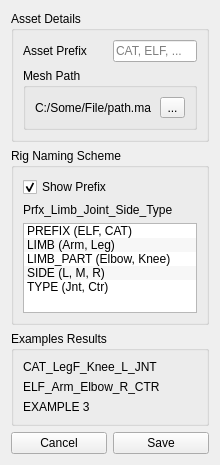
<?xml version="1.0" encoding="UTF-8"?>
<ui version="4.0">
 <class>Form</class>
 <widget class="QWidget" name="Form">
  <property name="geometry">
   <rect>
    <x>0</x>
    <y>0</y>
    <width>220</width>
    <height>441</height>
   </rect>
  </property>
  <property name="windowTitle">
   <string>Rig Setup</string>
  </property>
  <layout class="QHBoxLayout" name="horizontalLayout_2">
   <item>
    <layout class="QVBoxLayout" name="verticalLayout">
     <item>
      <widget class="QGroupBox" name="groupBox_3">
       <property name="title">
        <string>Asset Details</string>
       </property>
       <layout class="QHBoxLayout" name="horizontalLayout_3">
        <item>
         <layout class="QVBoxLayout" name="verticalLayout_4">
          <item>
           <layout class="QHBoxLayout" name="horizontalLayout_4">
            <item>
             <widget class="QLabel" name="label_5">
              <property name="text">
               <string>Asset Prefix</string>
              </property>
             </widget>
            </item>
            <item>
             <widget class="QLineEdit" name="lineEdit">
              <property name="sizePolicy">
               <sizepolicy hsizetype="Ignored" vsizetype="Fixed">
                <horstretch>0</horstretch>
                <verstretch>0</verstretch>
               </sizepolicy>
              </property>
              <property name="text">
               <string/>
              </property>
              <property name="maxLength">
               <number>5</number>
              </property>
              <property name="placeholderText">
               <string>CAT, ELF, ...</string>
              </property>
             </widget>
            </item>
           </layout>
          </item>
          <item>
           <widget class="QGroupBox" name="groupBox_4">
            <property name="title">
             <string>Mesh Path</string>
            </property>
            <layout class="QHBoxLayout" name="horizontalLayout_22">
             <item>
              <layout class="QHBoxLayout" name="horizontalLayout_24">
               <item>
                <widget class="QLabel" name="label_6">
                 <property name="text">
                  <string>C:/Some/File/path.ma</string>
                 </property>
                </widget>
               </item>
               <item>
                <widget class="QToolButton" name="toolButton">
                 <property name="maximumSize">
                  <size>
                   <width>25</width>
                   <height>16777215</height>
                  </size>
                 </property>
                 <property name="text">
                  <string>...</string>
                 </property>
                </widget>
               </item>
              </layout>
             </item>
            </layout>
           </widget>
          </item>
         </layout>
        </item>
       </layout>
      </widget>
     </item>
     <item>
      <widget class="QGroupBox" name="groupBox">
       <property name="title">
        <string>Rig Naming Scheme</string>
       </property>
       <layout class="QVBoxLayout" name="verticalLayout_2">
        <item>
         <widget class="QCheckBox" name="checkBox">
          <property name="text">
           <string>Show Prefix</string>
          </property>
          <property name="checked">
           <bool>true</bool>
          </property>
         </widget>
        </item>
        <item>
         <widget class="QLabel" name="label_4">
          <property name="text">
           <string>Prfx_Limb_Joint_Side_Type</string>
          </property>
         </widget>
        </item>
        <item>
         <widget class="QListWidget" name="listWidget">
          <property name="sizePolicy">
           <sizepolicy hsizetype="Expanding" vsizetype="Minimum">
            <horstretch>0</horstretch>
            <verstretch>0</verstretch>
           </sizepolicy>
          </property>
          <property name="minimumSize">
           <size>
            <width>0</width>
            <height>90</height>
           </size>
          </property>
          <property name="maximumSize">
           <size>
            <width>16777215</width>
            <height>16777215</height>
           </size>
          </property>
          <property name="dragDropMode">
           <enum>QAbstractItemView::InternalMove</enum>
          </property>
          <property name="alternatingRowColors">
           <bool>true</bool>
          </property>
          <item>
           <property name="text">
            <string>PREFIX (ELF, CAT)</string>
           </property>
          </item>
          <item>
           <property name="text">
            <string>LIMB (Arm, Leg)</string>
           </property>
          </item>
          <item>
           <property name="text">
            <string>LIMB_PART (Elbow, Knee)</string>
           </property>
          </item>
          <item>
           <property name="text">
            <string>SIDE (L, M, R)</string>
           </property>
          </item>
          <item>
           <property name="text">
            <string>TYPE (Jnt, Ctr)</string>
           </property>
          </item>
         </widget>
        </item>
       </layout>
      </widget>
     </item>
     <item>
      <widget class="QGroupBox" name="groupBox_2">
       <property name="title">
        <string>Examples Results</string>
       </property>
       <layout class="QVBoxLayout" name="verticalLayout_3">
        <item>
         <widget class="QLabel" name="label_3">
          <property name="text">
           <string>CAT_LegF_Knee_L_JNT</string>
          </property>
         </widget>
        </item>
        <item>
         <widget class="QLabel" name="label_2">
          <property name="text">
           <string>ELF_Arm_Elbow_R_CTR</string>
          </property>
         </widget>
        </item>
        <item>
         <widget class="QLabel" name="label">
          <property name="text">
           <string>EXAMPLE 3</string>
          </property>
         </widget>
        </item>
       </layout>
      </widget>
     </item>
     <item>
      <layout class="QHBoxLayout" name="horizontalLayout">
       <item>
        <widget class="QPushButton" name="pushButton_2">
         <property name="text">
          <string>Cancel</string>
         </property>
        </widget>
       </item>
       <item>
        <widget class="QPushButton" name="pushButton">
         <property name="enabled">
          <bool>true</bool>
         </property>
         <property name="text">
          <string>Save</string>
         </property>
        </widget>
       </item>
      </layout>
     </item>
    </layout>
   </item>
  </layout>
 </widget>
 <resources/>
 <connections/>
</ui>
